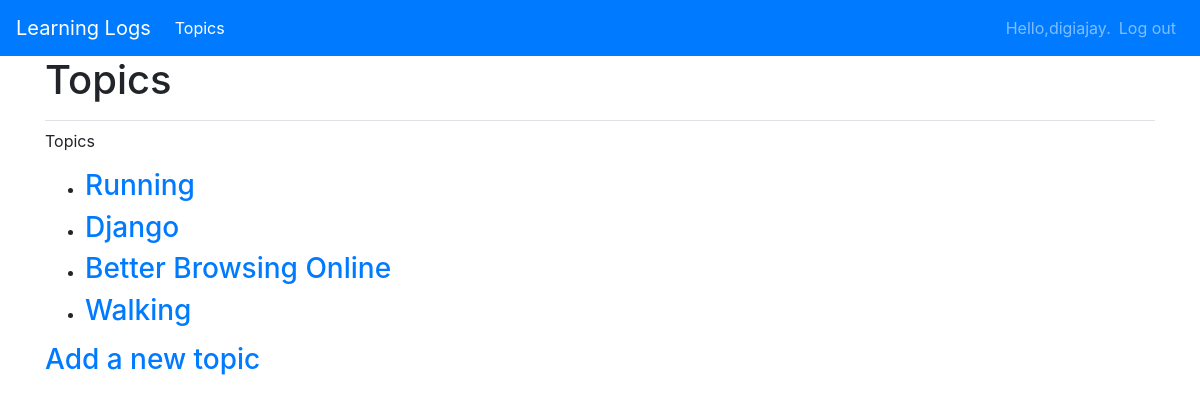
The app's page /topics (signed in), older data.
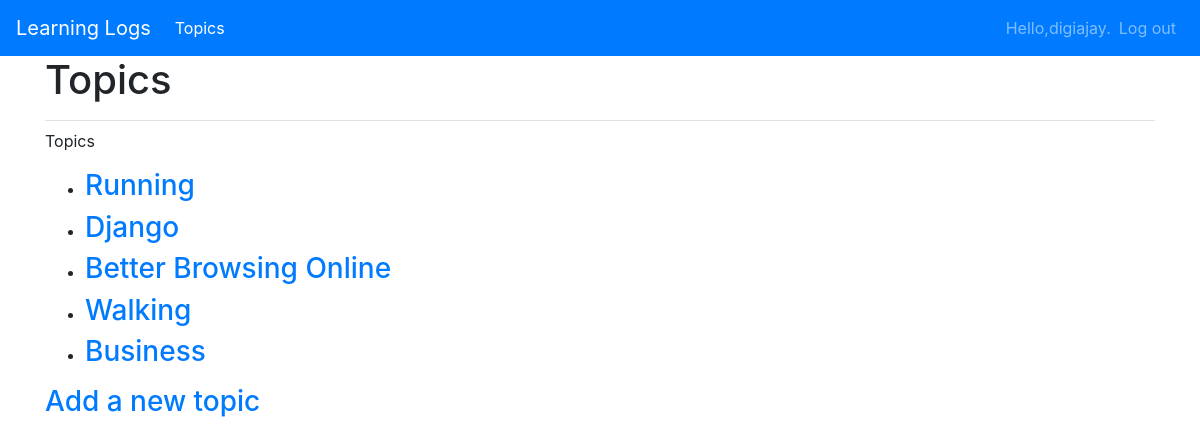
The same page, newer data.
### learning_logs/models.py (models this page shows)
class Topic(models.Model):
    topic = models.CharField(max_length=100)
    timestamp_added = models.DateTimeField(auto_now_add=True)
    owner = models.ForeignKey(User, on_delete=models.CASCADE)
    def __str__(self):
        return self.topic

### learning_logs/views.py (the view)
# urls.py: path('topics',views.topics,name='topics'),
@login_required
def topics(request):
    topics = Topic.objects.filter(owner=request.user).order_by('timestamp_added')
    context = {'topics': topics}
    return render(request, 'learning_logs/topics.html', context)

### learning_logs/templates/learning_logs/topics.html
{% extends 'learning_logs/base.html' %}
{% block page_header %}
  <h1> Topics </h1>
{% endblock page_header %}
{% block content %}
  <p> Topics </p>
  <ul>
    {% for topic in topics %}
    <li><h3>
        <a href="{% url 'learning_logs:topic' topic.id %}">{{topic}}</a>
    </h3></li>
    {% empty %}
    <li><h3> No topics found </h3></li>
    {% endfor %}
  </ul>
  <h3><a href = "{% url 'learning_logs:new_topic' %}">Add a new topic</a></h3>
{% endblock content %}

Row changes from the older to the newer data that the page shows:
added Topic: topic "Business"
